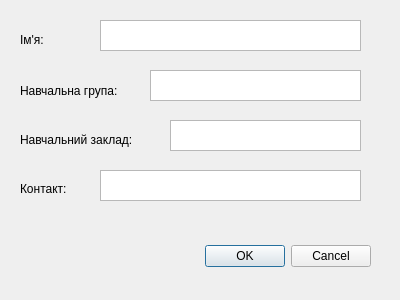
<?xml version="1.0" encoding="UTF-8"?>
<ui version="4.0">
 <class>NewUserWindow</class>
 <widget class="QDialog" name="NewUserWindow">
  <property name="geometry">
   <rect>
    <x>0</x>
    <y>0</y>
    <width>400</width>
    <height>300</height>
   </rect>
  </property>
  <property name="windowTitle">
   <string>Dialog</string>
  </property>
  <widget class="QDialogButtonBox" name="buttonBox">
   <property name="geometry">
    <rect>
     <x>30</x>
     <y>240</y>
     <width>341</width>
     <height>32</height>
    </rect>
   </property>
   <property name="orientation">
    <enum>Qt::Horizontal</enum>
   </property>
   <property name="standardButtons">
    <set>QDialogButtonBox::Cancel|QDialogButtonBox::Ok</set>
   </property>
  </widget>
  <widget class="QTextEdit" name="nameText">
   <property name="geometry">
    <rect>
     <x>100</x>
     <y>20</y>
     <width>261</width>
     <height>31</height>
    </rect>
   </property>
  </widget>
  <widget class="QLabel" name="label">
   <property name="geometry">
    <rect>
     <x>20</x>
     <y>30</y>
     <width>71</width>
     <height>20</height>
    </rect>
   </property>
   <property name="text">
    <string>Ім'я:</string>
   </property>
  </widget>
  <widget class="QLabel" name="label_2">
   <property name="geometry">
    <rect>
     <x>20</x>
     <y>80</y>
     <width>141</width>
     <height>21</height>
    </rect>
   </property>
   <property name="text">
    <string>Навчальна група:</string>
   </property>
  </widget>
  <widget class="QTextEdit" name="groupText">
   <property name="geometry">
    <rect>
     <x>150</x>
     <y>70</y>
     <width>211</width>
     <height>31</height>
    </rect>
   </property>
  </widget>
  <widget class="QLabel" name="label_3">
   <property name="geometry">
    <rect>
     <x>20</x>
     <y>130</y>
     <width>141</width>
     <height>20</height>
    </rect>
   </property>
   <property name="text">
    <string>Навчальний заклад:</string>
   </property>
  </widget>
  <widget class="QTextEdit" name="orgText">
   <property name="geometry">
    <rect>
     <x>170</x>
     <y>120</y>
     <width>191</width>
     <height>31</height>
    </rect>
   </property>
  </widget>
  <widget class="QLabel" name="label_4">
   <property name="geometry">
    <rect>
     <x>20</x>
     <y>180</y>
     <width>67</width>
     <height>17</height>
    </rect>
   </property>
   <property name="text">
    <string>Контакт:</string>
   </property>
  </widget>
  <widget class="QTextEdit" name="contactText">
   <property name="geometry">
    <rect>
     <x>100</x>
     <y>170</y>
     <width>261</width>
     <height>31</height>
    </rect>
   </property>
  </widget>
 </widget>
 <resources/>
 <connections>
  <connection>
   <sender>buttonBox</sender>
   <signal>accepted()</signal>
   <receiver>NewUserWindow</receiver>
   <slot>accept()</slot>
   <hints>
    <hint type="sourcelabel">
     <x>248</x>
     <y>254</y>
    </hint>
    <hint type="destinationlabel">
     <x>157</x>
     <y>274</y>
    </hint>
   </hints>
  </connection>
  <connection>
   <sender>buttonBox</sender>
   <signal>rejected()</signal>
   <receiver>NewUserWindow</receiver>
   <slot>reject()</slot>
   <hints>
    <hint type="sourcelabel">
     <x>316</x>
     <y>260</y>
    </hint>
    <hint type="destinationlabel">
     <x>286</x>
     <y>274</y>
    </hint>
   </hints>
  </connection>
 </connections>
</ui>
